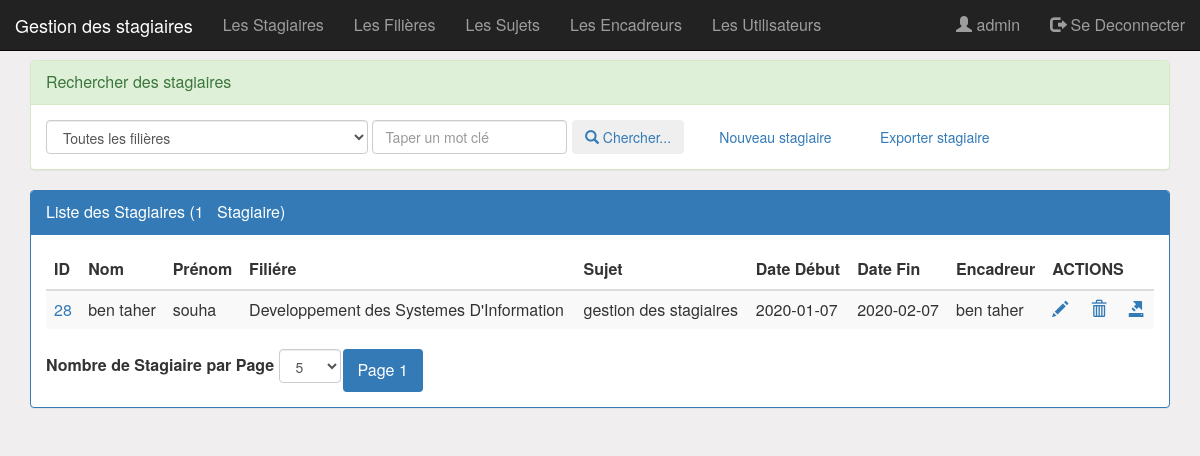
/pages/stagiaires.php (signed in), run on the app's committed database.
### tables this page shows
CREATE TABLE IF NOT EXISTS `stagiaire` (
  `ID` int(4) NOT NULL AUTO_INCREMENT,
  `NOM` varchar(50) NOT NULL,
  `PRENOM` varchar(50) NOT NULL,
  `DATE` varchar(20) NOT NULL,
  `ADRESSE` varchar(100) NOT NULL,
  `TELEPHONE` varchar(50) NOT NULL,
  `ETABLISSMENT` varchar(50) NOT NULL,
  `NIVEAU` varchar(50) NOT NULL,
  `ID_FILIERE` varchar(50) NOT NULL,
  `TYPE` varchar(50) NOT NULL,
  `SUJET` varchar(50) NOT NULL,
  `PERIODE` varchar(20) NOT NULL,
  `DATEPERIODE1` date NOT NULL,
  `DATEPERIODE2` date NOT NULL,
  `PAIEMENT` varchar(50) NOT NULL,
  `MONTON` varchar(50) DEFAULT NULL,
  `ENCADREUR` varchar(50) NOT NULL,
  PRIMARY KEY (`ID`)
);

CREATE TABLE IF NOT EXISTS `filiere` (
  `ID` int(4) NOT NULL AUTO_INCREMENT,
  `NOM_FILIERE` varchar(100) NOT NULL,
  PRIMARY KEY (`ID`)
);

### pages/stagiaires.php (the view, shortened to what this page needs)
<?php
	require_once('connexion.php');
	if(isset($_GET['motCle']))
		$mc=$_GET['motCle'];
	else
		$mc="";
	if(isset($_GET['ID_FILIERE']))
		$idf=$_GET['ID_FILIERE'];
	else
		$idf=0;
	if(isset($_GET['size']))
		$size=$_GET['size'];
	else
		$size=4;
	if(isset($_GET['page']))
		$page=$_GET['page'];
	else
		$page=1;
	$offset=($page-1)*$size;
	if($idf==0){
		$resultat = $con->query("SELECT S.ID,NOM,PRENOM,ENCADREUR,NOM_FILIERE,SUJET,PERIODE,ADRESSE,DATEPERIODE1,DATEPERIODE2
								FROM STAGIAIRE S,FILIERE F
								WHERE S.ID_FILIERE=F.NOM_FILIERE
								AND (NOM like '%$mc%' OR PRENOM like '%$mc%')
								ORDER BY S.ID
								LIMIT $size
								OFFSET $offset");
		$resultat2 = $con->query("select count(*) as nbrSTAGAIRE
								from STAGIAIRE
								where NOM like '%$mc%' OR PRENOM like '%$mc%'");
        }
	$nbr=$resultat2->fetch();
	$nbrPro=$nbr['nbrSTAGAIRE'];
	$reste=$nbrPro % $size;
	if($reste==0)
		$nbrPage=$nbrPro/$size;
	else
		$nbrPage=floor($nbrPro/$size)+1;
?>
<!DOCTYPE HTML>
<html>
	<head>
		<link rel="stylesheet" type="text/css" href="../css/bootstrap.css">
		<link rel="stylesheet" type="text/css" href="../css/monstyle.css">
	</head>
	<body>
		 <div id="wrapper">
			<?php include('entete.php');?>
			<div class="container">
				<div class="panel panel-success espace60">
					<div class="panel-heading">Rechercher des stagiaires</div>
					<div class="panel-body">
						<form method="get" action="stagiaires.php" class="form-inline">
						<div class="form-group">
								<select name="ID_FILIERE" id="ID_FILIERE" class="form-control"
									onChange="this.form.submit();">
									<option value="0" >Toutes les filières</option>
								</select>
								<input type="text" name="motCle"
										placeholder="Taper un mot clé"
										id="motCle" class="form-control"
										value="<?php echo $mc; ?>"/>
								<button type="submit" class="btn btn-success">
									<i class="glyphicon glyphicon-search"></i>
									Chercher...
								</button>
								<?php if($_SESSION['utilisateur']['ROLE']=="ADMIN") {?>
									<a class="btn btn-success" href="nouveaustagaire.php">Nouveau stagiaire</a>
									<a class="btn btn-success" href="Exportertagaire.php">Exporter stagiaire</a>
								<?php } ?>
							</div>
						</form>
					</div>
				</div>
				<div class="panel panel-primary">
					<div class="panel-heading">
					Liste des Stagiaires (<?php echo $nbrPro ?> &nbsp Stagiaire)
					</div>
					<div class="panel-body">
						<table class="table table-striped">
							<thead>
								<tr>
									<th>ID</th>
									<th>Nom</th>
									<th>Prénom</th>
									<th>Filiére</th>
									<th>Sujet</th>
									<th>Date Début</th>
									<th>Date Fin</th>
									<th>Encadreur</th>
									 <?php if($_SESSION['utilisateur']['ROLE']=="ADMIN") {?>
										<th>ACTIONS</th>
									<?php } ?>
								</tr>
							</thead>
							<tbody>
								<?php while($STAGIAIRE=$resultat->fetch()) {?>
									<tr>
                                        <td><a href="liste_stagiare.php?ID=<?php echo $STAGIAIRE['ID'] ?>" target="_blank"><?php echo $STAGIAIRE['ID'] ?></a></td>
										<td><?php echo $STAGIAIRE['NOM'] ?></td>
										<td><?php echo $STAGIAIRE['PRENOM'] ?></td>
										<td><?php echo $STAGIAIRE['NOM_FILIERE'] ?></td>
										<td><?php echo $STAGIAIRE['SUJET'] ?></td>
										<td><?php echo $STAGIAIRE['DATEPERIODE1'] ?></td>
										<td><?php echo $STAGIAIRE['DATEPERIODE2'] ?></td>
                                        <td><?php echo $STAGIAIRE['ENCADREUR'] ?></td>
										<td>
											<?php if($_SESSION['utilisateur']['ROLE']=="ADMIN") {?>
												<a href="editerstagaire.php?ID=<?php echo $STAGIAIRE['ID'] ?>">
													<span class="glyphicon glyphicon-pencil"></span>
												</a>
												<a Onclick="return confirm('Etes vous sur de vouloir supprimer le STAGIAIRE?')"
													href="supprimerstagaire.php?ID=<?php echo $STAGIAIRE['ID'] ?>">
													<span class="glyphicon glyphicon-trash"></span>
												</a>
												<a href="Exportertagaire.php?ID=<?php echo $STAGIAIRE['ID'] ?>">
													<span class="glyphicon glyphicon-export"></span>
												</a>
											<?php } ?>
										</td>
									</tr>
								<?php } ?>
							</tbody>
						</table>
						<div>
								<ul class="nav nav-pills nav-right">
									<li>
										<form class="form-inline">
											<label>Nombre de Stagiaire par Page </label>
											<select name="size" class="form-control"
													onchange="this.form.submit()">
												<option <?php if($size==5)  echo "selected" ?>>5</option>
											</select>
										</form>
									</li>
									<?php for($i=1;$i<=$nbrPage;$i++){ ?>
										<li class="<?php if($i==$page) echo 'active' ?>">
											<a href="stagiaires.php?page=<?php echo $i ?>
											&motCle=<?php echo $mc ?>
											&ID_FILIERE=<?php echo $idf ?>
											&size=<?php echo $size ?>">
												Page <?php echo $i ?>
											</a>
										</li>
									<?php } ?>
								</ul>
						</div>
					</div>
				</div>
			</div>
		</div>
	</body>
</html>

### pages/entete.php
<nav class="navbar navbar-inverse navbar-fixed-top">
	<div class="container-fluid">
		<div class="navbar-header">
			<a class="navbar-brand">Gestion des stagiaires</a>
		</div>
		<ul class="nav navbar-nav">
            <?php if($_SESSION['utilisateur']['ROLE']=="ADMIN") {?>
			<li><a href="stagiaires.php">Les Stagiaires</a></li>
            <?php } ?>
			<li><a href="filieres.php">Les Filières</a></li>
			<li><a href="sujet.php">Les Sujets</a></li>
			<?php if($_SESSION['utilisateur']['ROLE']=="ADMIN") {?>
            	<li><a href="Encadreurs.php">Les Encadreurs</a></li>
				<li><a href="Utilisateurs.php">Les Utilisateurs </a></li>
			<?php } ?>
		</ul>
		<ul class="nav navbar-nav navbar-right">
				<li>
					<a href="editerUtilisateur.php?id=<?php echo $_SESSION['utilisateur']['ID'];?>">
						<span class="glyphicon glyphicon-user"></span>
						<?php echo $_SESSION['utilisateur']['LOGIN'];?>
					</a>
				</li>
				<li>
					<a href="SeDeconnecter.php">
						<span class="glyphicon glyphicon-log-out"></span>
						Se Deconnecter
					</a>
				</li>
			</ul>
	</div>
</nav>

### css/monstyle.css (style rules this page uses)
.espace60 { margin-top: 60px; }
body { background-color: rgb(240, 238, 238); font-size: 16px; }
.form-control { position: relative; }

### data on the page
stagiaire: ID "28", NOM "ben taher", PRENOM "souha", filiere.NOM_FILIERE "Developpement des Systemes D'Information", SUJET "gestion des stagiaires", DATEPERIODE1 "2020-01-07", DATEPERIODE2 "2020-02-07", ENCADREUR "ben taher"

### other printed values
$_SESSION['utilisateur']['LOGIN'] "admin"
$nbrPro "1"
